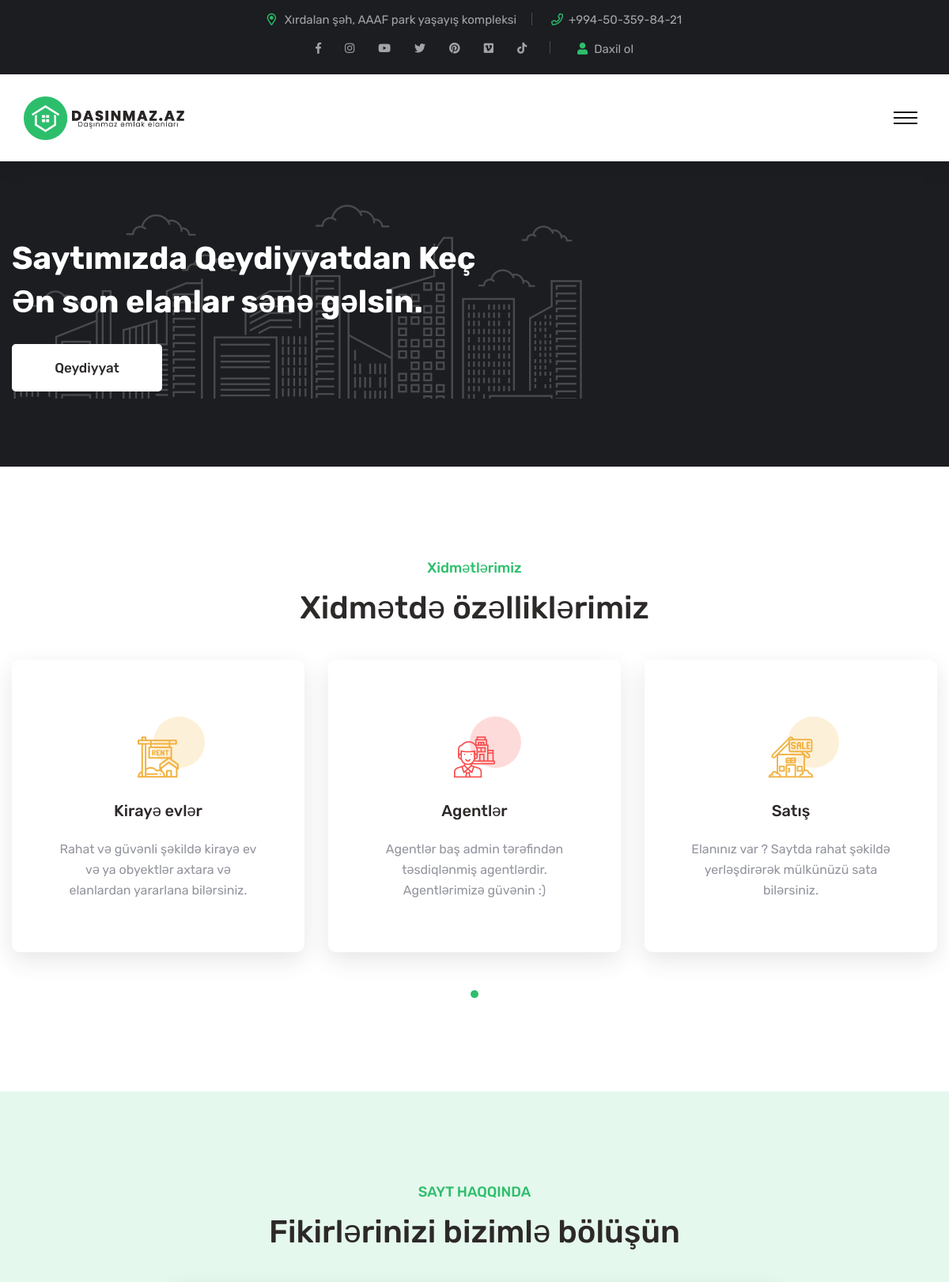
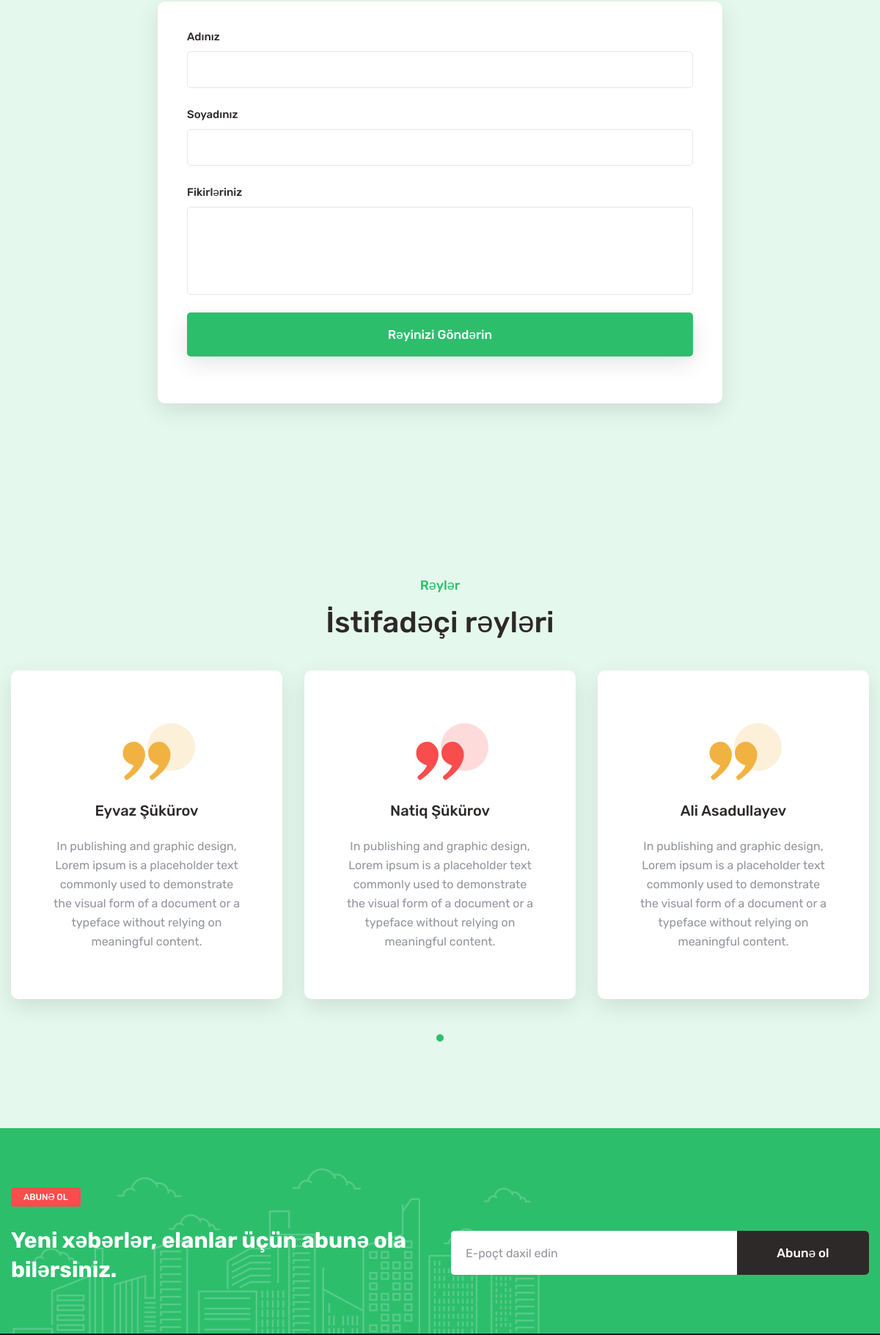
The page / (upper part) on the database its author committed (2 pictures, top to bottom).
### Services/models.py (models this page shows, shortened)
class Service(models.Model):
    title = models.CharField(max_length=225, verbose_name="Başlıq")
    description = models.TextField(verbose_name="Açıqlama")
    icon = models.CharField(max_length = 50,verbose_name="İkon")
    created_at = models.DateTimeField(auto_now_add = True)
    updated_at = models.DateTimeField(auto_now = True)
    class Meta:
        verbose_name_plural = "Xidmətlərimiz"

### Testimonial/models.py (models this page shows, shortened)
class Testimonial(models.Model):
    name = models.CharField(max_length = 50, verbose_name = "Ad")
    surname = models.CharField(max_length = 50, verbose_name = "Soyad")
    message = models.TextField(blank = True, null = True, verbose_name = "Mesaj")
    show = models.BooleanField(default=False, verbose_name = "Saytda görülsün")
    created_at = models.DateTimeField(auto_now_add = True)
    updated_at = models.DateTimeField(auto_now = True)
    class Meta:
        verbose_name_plural = "Rəylər"

### Home/views.py (the view, shortened to what this page needs)
# urls.py: path('', include("Home.urls")),
def Home(request):
    data = {}
    sort = request.GET.get("sort", False)
    page = request.GET.get("page", 1)
    try: page = int(page)
    except: page = 1
    if sort == "lifo":
        sort = "-id"
        data["sort"] = "lifo"
    elif sort == "fifo":
        sort = "id"
        data["sort"] = "fifo"
    else:
        sort = "-id"
        data["sort"] = "lifo"
    our_services = Service.objects.all()
    testimonials = Testimonial.objects.filter(show=True)
    if our_services.count() >= 3: data["services"] = our_services
    if testimonials.count() >= 3: data["testimonials"] = testimonials
    if sort: announcements = AnnouncementModel.objects.filter(is_active = True).order_by(sort)
    else: announcements = AnnouncementModel.objects.filter(is_active = True).order_by("-id")
    limit = 6
    total_announcement = announcements.count()
    total_page = 1
    if total_announcement != 0:
        total_page = ceil(total_announcement / limit)
    if page > total_page: return redirect("home-page")
    elif page < 1: return redirect("home-page")
    page_start = (page - 1) * limit
    page_end = page * limit
    page_numbers = []
    if total_page <= 5:
        for page_num in range(1, total_page+1): page_numbers.append(page_num)
    announcements = announcements[page_start:page_end]
    data["announcements"] = announcements
    data["announcements_count"] = total_announcement
    data["aktiv_page"] = page
    data["page_numbers"] = page_numbers
    return render(request, "index.html", context=data)

### Templates/index.html (shortened to what this page needs)
{% extends 'layout.html' %}
{% load static %}
{% block container %}
    {% if not request.user.is_authenticated %}
        {% include 'partials/signup-alert.html' %}
    {% endif %}
    {% include 'partials/services.html' %}
    {% include 'partials/create-testimonial.html' %}
    {% include 'partials/testimonials.html' %}
    {% include 'partials/subscribe.html' %}
{% endblock container %}

### Templates/partials/services.html
{% if services %}
<section class="feature-style-three centred pb-110">
    <div class="auto-container">
        <div class="sec-title">
            <h5 style="text-transform: capitalize;">Xidmətlərimiz</h5>
            <h2>Xidmətdə özəlliklərimiz</h2>
        </div>
        <div class="three-item-carousel owl-carousel owl-theme owl-nav-none dots-style-one">
            {% for service in services %}
                <div class="feature-block-two">
                    <div class="inner-box">
                        <div class="icon-box"><i class="{{service.icon}}"></i></div>
                        <h4>{{service.title}}</h4>
                        <p>{{service.description}}</p>
                    </div>
                </div>
            {% endfor %}
        </div>
    </div>
</section>
{% endif %}

### Templates/partials/testimonials.html
{% if testimonials %}
<section class="feature-style-three centred pb-110 bg-color-1">
    <div class="auto-container">
        <div class="sec-title">
            <h5 style="text-transform: capitalize;">Rəylər</h5>
            <h2>İstifadəçi rəyləri</h2>
        </div>
        <div class="three-item-carousel owl-carousel owl-theme owl-nav-none dots-style-one">
            {% for testimonial in testimonials %}
            <div class="feature-block-two">
                <div class="inner-box">
                    <div class="icon-box"><i class="icon-18"></i></div>
                    <h4>{{testimonial.name}} {{testimonial.surname}}</h4>
                    <p>{{testimonial.message}}</p>
                </div>
            </div>
            {% endfor %}
        </div>
    </div>
</section>
{% endif %}

### Static/css/color/theme-color.css (style rules this page uses)
.sec-title h5 { color: #2dbe6c; }
.owl-item:nth-child(2n+1) .feature-block-two .inner-box .icon-box { color: #2dbe6c; }
.owl-item:nth-child(2n+1) .feature-block-two .inner-box .icon-box:before { background-color: #2dbe6c; }

### rows shown on the page
Service: title "Kirayə evlər", description "Rahat və güvənli şəkildə kirayə ev və ya obyektlər axtara və elanlardan yararlana bilərsiniz."
Service: title "Agentlər", description "Agentlər baş admin tərəfindən təsdiqlənmiş agentlərdir. Agentlərimizə güvənin :)"
Service: title "Satış", description "Elanınız var ? Saytda rahat şəkildə yerləşdirərək mülkünüzü sata bilərsiniz."
Testimonial: name "Eyvaz", surname "Şükürov", message "In publishing and graphic design, Lorem ipsum is a placeholder text commonly used to demonstrate the visual form of a document or a typeface without relying on meaningful content."
Testimonial: name "Natiq", surname "Şükürov", message "In publishing and graphic design, Lorem ipsum is a placeholder text commonly used to demonstrate the visual form of a document or a typeface without relying on meaningful content."
Testimonial: name "Ali", surname "Asadullayev", message "In publishing and graphic design, Lorem ipsum is a placeholder text commonly used to demonstrate the visual form of a document or a typeface without relying on meaningful content."
